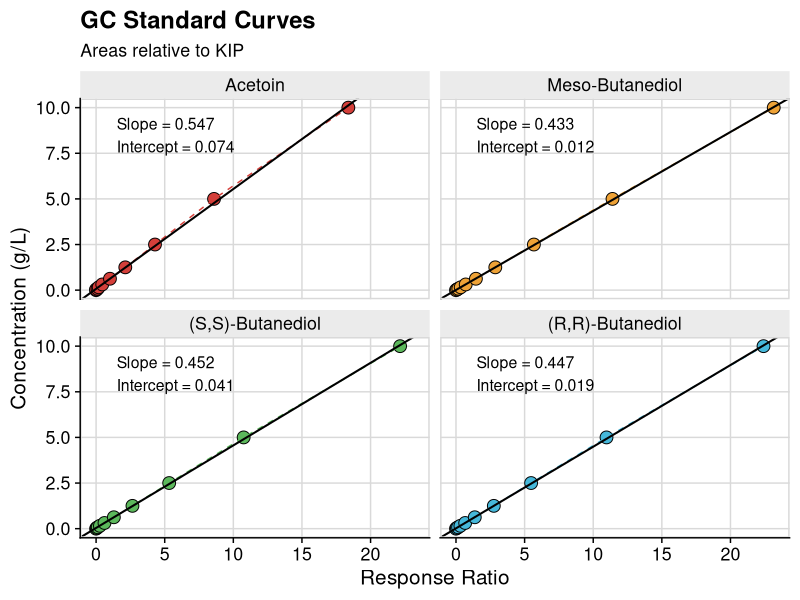
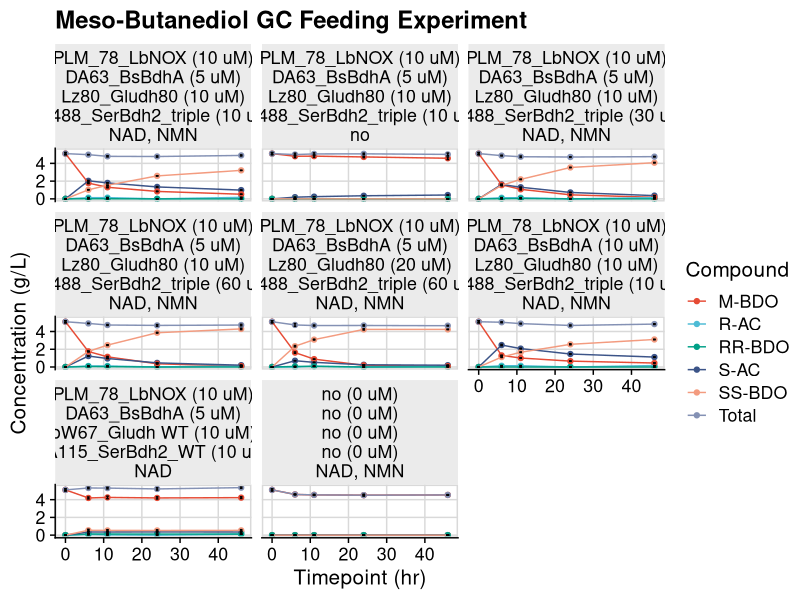

Write the R code that produced these figures, in order.
library(tidyverse)
library(broom)
library(cowplot)
library(ggsci)
library(stringr)

std <- read_csv('std_areas.csv')
samples <- read_csv('sample_areas.csv')
condition_map <- read_csv('conditions_map.csv')

# calculate response ratio to KIP
# remove standards below limit of detection
# map full compound names
ratios <- tibble(sample = std$sample,
                 conc = std$conc,
                 `AC` = (std$`S-AC_area` + std$`R-AC_area`) / std$KIP_area,
                 `M-BDO` = std$`M-BDO_area` / std$KIP_area,
                 `SS-BDO` = std$`SS-BDO_area` / std$KIP_area,
                 `RR-BDO` = std$`RR-BDO_area` / std$KIP_area) %>%
    pivot_longer(-c(sample, conc), names_to='compound', values_to ='resp_ratio') %>%
    filter(!sample %in% c('STD 1', 'STD 2')) %>%
    mutate(full_compound = case_when(
        compound == 'AC' ~ 'Acetoin',
        compound == 'SS-BDO' ~ '(S,S)-Butanediol',
        compound == 'RR-BDO' ~ '(R,R)-Butanediol',
        compound == 'M-BDO' ~ 'Meso-Butanediol'
    ))

# linear regression standard curve for each compound
lr <- ratios %>%
    group_by(full_compound) %>%
    nest() %>%
    mutate(model = map(data, ~lm(conc ~ resp_ratio, data=.x)),
           tidied = map(model, tidy)) %>%  # tidy gets params, glance get fit statistics, augment gets pred
    unnest(tidied) %>%
    select(full_compound, term, estimate) %>%
    pivot_wider(names_from=term, values_from=estimate) %>%
    rename(intercept = `(Intercept)`,
           slope = resp_ratio)

# set order of facets
ratios$full_compound = factor(ratios$full_compound, levels = c('Acetoin', 'Meso-Butanediol', '(S,S)-Butanediol', '(R,R)-Butanediol'))
lr$full_compound = factor(lr$full_compound, levels = c('Acetoin', 'Meso-Butanediol', '(S,S)-Butanediol', '(R,R)-Butanediol'))

# plot standard curves
p <- ratios %>%
    ggplot(aes(x = resp_ratio, y=conc, fill=full_compound)) +
    geom_point(size=4, pch=21, color='black') +
    geom_line(linetype='dashed', aes(color=full_compound)) +
    geom_abline(data=lr, aes(intercept = intercept, slope=slope), size=0.7) +
    facet_wrap(~full_compound) +
    theme_half_open(15) +
    panel_border() +
    background_grid() +
    theme(legend.position = 'none') +
    theme(strip.background = element_rect(fill='gray92')) + 
    labs(title='GC Standard Curves', subtitle = 'Areas relative to KIP', x='Response Ratio', y = 'Concentration (g/L)') +
    scale_fill_locuszoom() +
    scale_color_locuszoom() +
    geom_text(data=lr, aes(x=1.5, y=8.5, label=sprintf('Slope = %0.3f\nIntercept = %0.3f', slope, intercept)), hjust=0, size=4)

ggsave('gc_std_curve.pdf', p, width=8)


# function to fit response ratio to standard curve
fit_response_ratio <- function(response_ratio, standard) {
    
    slope <- filter(lr, full_compound == standard)$slope
    intercept <- filter(lr, full_compound == standard)$intercept
    
    return (response_ratio*slope + intercept)
}

# calculate concentrations for sample
# drop sample 26 due to pipetting error
# set standard to use for each compound
# limit of detection with response ratio > 0.01
sample_ratios <- tibble(
     sample_num = samples$sample_num,
     condition = samples$condition,
     timepoint = samples$timepoint,
    `R-AC` = samples$`R-AC_area` / samples$KIP_area,
    `S-AC` = samples$`S-AC_area` / samples$KIP_area,
    `SS-BDO` = samples$`SS-BDO_area` / samples$KIP_area,
    `RR-BDO` = samples$`RR-BDO_area` / samples$KIP_area,
    `M-BDO` = samples$`M-BDO_area` / samples$KIP_area) %>%
    pivot_longer(-c(sample_num, condition, timepoint), names_to='compound', values_to='response_ratio') %>%
    filter(sample_num != 26) %>%
    mutate(standard = case_when(
        str_detect(compound, 'AC') ~ 'Acetoin',
        compound == 'SS-BDO' ~ '(S,S)-Butanediol',
        compound == 'RR-BDO' ~ '(R,R)-Butanediol',
        compound == 'M-BDO' ~ 'Meso-Butanediol'
    )) %>%
    mutate(concentration = ifelse(response_ratio > 0.01, map2_dbl(response_ratio, standard, ~fit_response_ratio(.x, .y)),
                                  0))

# pivot to wide for concentrations and aggregate over conditions
concs <- sample_ratios %>%
    #select(sample_num, condition, timepoint, compound, concentration)
    pivot_wider(id_cols=c(sample_num, condition, timepoint), names_from=compound, values_from=concentration) %>%
    mutate(Total = `R-AC` + `S-AC` + `SS-BDO` + `RR-BDO` + `M-BDO`) %>%
    select(-sample_num) %>%
    group_by(condition, timepoint) %>%
    summarize(
        across(everything(), list(mean=mean, sd=sd)))

# setup figure titles
make_title <- function(condition) {
    
    row <- filter(condition_map, code == condition)
    title = sprintf('%s (%d uM)\n%s (%d uM)\n%s (%d uM)\n%s (%d uM)\n%s', 
                    row$enzyme_1, row$enzyme_1_conc, row$enzyme_2, row$enzyme_2_conc,
                    row$enzyme_3, row$enzyme_3_conc, row$enzyme_4, row$enzyme_4_conc,
                    row$cofactors)
    return (title)
}


# from wide back to long
concs_piv <- concs %>%
    pivot_longer(-c(condition, timepoint), values_to='concentration') %>%
    separate(name, sep='_', into=c('compound', 'type')) %>%
    pivot_wider(id_cols=c(condition, timepoint, compound), names_from=type, values_from=concentration)


copy_zeros <- function(){
    
    # set 0hr timepoint for each condition
    zero <- concs_piv %>%
        filter(condition == 'i')
    
    res = NULL
    conditions = as.character(concs_piv$condition) 
    for (c in unique(conditions)) {
        if (c != 'i') {
            subset <- zero %>%
                mutate(condition = recode(condition, i = c))
            res <- bind_rows(res, subset)
        }
    }
    return (res)
}

# copy zero data from no enzyme to all conditions, and drop no enzyme single read
zeros <- copy_zeros()
concs_piv <- bind_rows(concs_piv, zeros) %>%
    filter(condition != 'i')

# set facet order
#concs_piv$condition <- factor(concs_piv$condition, levels = c('h', 'g', 'b', 'a', 'c', 'd', 'f', 'e'))

# plot traces concentration vs time
p2 <- concs_piv %>%
    ggplot(aes(x = timepoint, y=mean, color=compound)) + 
    geom_point() +
    geom_line() +
    geom_errorbar(aes(ymin=mean-sd, ymax=mean+sd), width=0.7, color='black') +
    facet_wrap(~condition, labeller=labeller(condition=make_title)) +
    theme_half_open(15) +
    panel_border() +
    background_grid() +
    labs(title='Meso-Butanediol GC Feeding Experiment', x='Timepoint (hr)', y='Concentration (g/L)', color='Compound') +
    theme(strip.background = element_rect(fill='grey92')) +
    scale_color_npg()

ggsave('conc_trace.pdf', p2, width=12, height=13)

# save outputs
write_csv(lr, 'standard_curve_params.csv')
write_csv(sample_ratios, 'sample_calc_ratios.csv')
write_csv(concs, 'sample_calc_concs.csv')
